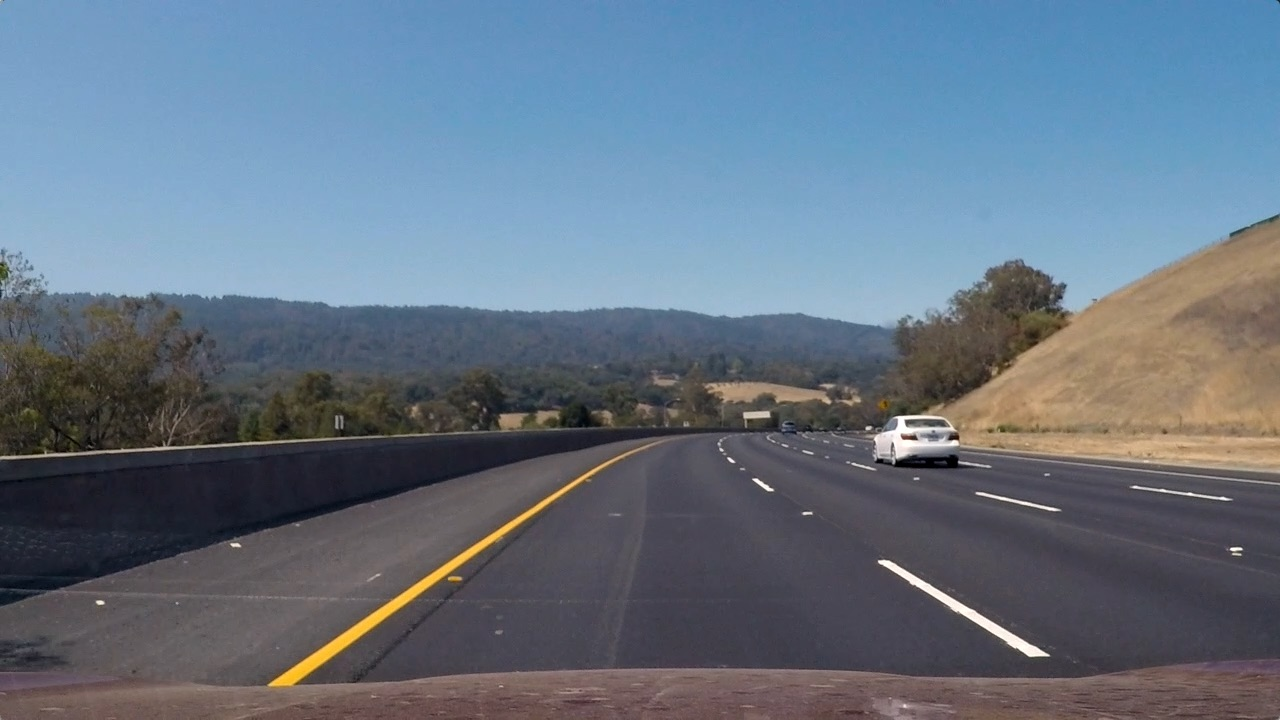
#> input picture examples/test3.jpg, 1280 x 720 px
$ python main.py   (older library calls are emulated)
#> lines starting #> are read from the running program, lines starting #| are printed output that depends on the picture; after the words box and inside, x2 and y2 are one past the last pixel; in counts of white or black regions, pixels touching at a corner belong together
### lane.py
"""Departure Warning System with a Monocular Camera"""

__author__ = "Junsheng Fu"
__email__ = "junsheng.fu@yahoo.com"
__date__ = "March 2017"


import numpy as np
import cv2
import matplotlib.pyplot as plt
from timeit import default_timer as timer
from calibration import load_calibration
from copy import copy


class Lane():
    def __init__(self):
        # was the line detected in the last frame or not
        self.detected = False
        #x values for detected line pixels
        self.cur_fitx = None
        #y values for detected line pixels
        self.cur_fity = None
        # x values of the last N fits of the line
        self.prev_fitx = []
        #polynomial coefficients for the most recent fit
        self.current_poly = [np.array([False])]
        #best polynomial coefficients for the last iteration
        self.prev_poly = [np.array([False])]

    # [15 lines left out: functions average_pre_lanes, append_fitx, process, not called in this run]


left_lane = Lane()
right_lane = Lane()
frame_width = 1280
frame_height = 720

LANEWIDTH = 3.7  # highway lane width in US: 3.7 meters
input_scale = 4
output_frame_scale = 4
N = 4 # buffer previous N lines

# fullsize:1280x720
x = [194, 1117, 705, 575]
y = [719, 719, 461, 461]
X = [290, 990, 990, 290]
Y = [719, 719, 0, 0]

src = np.floor(np.float32([[x[0], y[0]], [x[1], y[1]],[x[2], y[2]], [x[3], y[3]]]) / input_scale)
dst = np.floor(np.float32([[X[0], Y[0]], [X[1], Y[1]],[X[2], Y[2]], [X[3], Y[3]]]) / input_scale)

M = cv2.getPerspectiveTransform(src, dst)
M_inv = cv2.getPerspectiveTransform(dst, src)

# Only for creating the final video visualization
X_b = [574, 706, 706, 574]
Y_b = [719, 719, 0, 0]
src_ = np.floor(np.float32([[x[0], y[0]], [x[1], y[1]],[x[2], y[2]], [x[3], y[3]]]) / (input_scale*2))
dst_ = np.floor(np.float32([[X_b[0], Y_b[0]], [X_b[1], Y_b[1]],[X_b[2], Y_b[2]], [X_b[3], Y_b[3]]]) / (input_scale*2))
M_b = cv2.getPerspectiveTransform(src_, dst_)
# Only for creating the final video visualization

# Threshold for color and gradient thresholding
s_thresh, sx_thresh, dir_thresh, m_thresh, r_thresh = (120, 255), (20, 100), (0.7, 1.3), (30, 100), (200, 255)

# load the calibration
calib_file = 'camera_cal/calibration_pickle.p'
mtx, dist = load_calibration(calib_file)
#> (reads camera_cal/calibration_pickle.p from the repository)


def abs_sobel_thresh(img, orient='x', sobel_kernel=3, thresh=(0, 255)):

    # Apply the following steps to img
    # 1) Convert to grayscale
    gray = cv2.cvtColor(img, cv2.COLOR_RGB2GRAY)

    # 2) Take the derivative in x or y given orient = 'x' or 'y'
    # 3) Take the absolute value of the derivative or gradient
    if orient == 'x':
        abs_sobel = np.absolute(cv2.Sobel(gray, cv2.CV_64F, 1, 0, ksize=sobel_kernel))
    if orient == 'y':
        abs_sobel = np.absolute(cv2.Sobel(gray, cv2.CV_64F, 0, 1, ksize=sobel_kernel))

    # 4) Scale to 8-bit (0 - 255) then convert to type = np.uint8
    scaled_sobel = np.uint8(255.*abs_sobel/np.max(abs_sobel))

    # 5) Create a mask of 1's where the scaled gradient magnitude
    # is > thresh_min and < thresh_max
    binary_output = np.zeros_like(scaled_sobel)
    binary_output[(scaled_sobel >= thresh[0]) & (scaled_sobel <= thresh[1])] = 1

    return binary_output


# [22 lines left out: function mag_thresh, not called in this run]


def dir_threshold(img, sobel_kernel=3, thresh=(0, np.pi/2)):
    """ threshold according to the direction of the gradient

    :param img:
    :param sobel_kernel:
    :param thresh:
    :return:
    """

    # Apply the following steps to img
    # 1) Convert to grayscale
    gray = cv2.cvtColor(img, cv2.COLOR_RGB2GRAY)

    # 2) Take the gradient in x and y separately
    sobelx = cv2.Sobel(gray, cv2.CV_64F, 1, 0, ksize=sobel_kernel)
    sobely = cv2.Sobel(gray, cv2.CV_64F, 0, 1, ksize=sobel_kernel)

    # 3) Take the absolute value of the x and y gradients
    # 4) Use np.arctan2(abs_sobely, abs_sobelx) to calculate the direction of the gradient
    absgraddir = np.arctan2(np.absolute(sobely), np.absolute(sobelx))

    # 5) Create a binary mask where direction thresholds are met
    binary_output =  np.zeros_like(absgraddir)
    binary_output[(absgraddir >= thresh[0]) & (absgraddir <= thresh[1])] = 1

    return binary_output


# [12 lines left out: function gradient_pipeline, not called in this run]


def threshold_col_channel(channel, thresh):

    binary = np.zeros_like(channel)
    binary[(channel >= thresh[0]) & (channel <= thresh[1])] = 1

    return binary


def find_edges(img, s_thresh=s_thresh, sx_thresh=sx_thresh, dir_thresh=dir_thresh):

    img = np.copy(img)
    # Convert to HSV color space and threshold the s channel
    hls = cv2.cvtColor(img, cv2.COLOR_BGR2HLS).astype(np.float)
    s_channel = hls[:,:,2]
    s_binary = threshold_col_channel(s_channel, thresh=s_thresh)

    # Sobel x
    sxbinary = abs_sobel_thresh(img, orient='x', sobel_kernel=3, thresh=sx_thresh)
    # mag_binary = mag_thresh(img, sobel_kernel=3, thresh=m_thresh)
    # # gradient direction
    dir_binary = dir_threshold(img, sobel_kernel=3, thresh=dir_thresh)
    #
    # # output mask
    combined_binary = np.zeros_like(s_channel)
    combined_binary[(( (sxbinary == 1) & (dir_binary==1) ) | ( (s_binary == 1) & (dir_binary==1) ))] = 1

    # add more weights for the s channel
    c_bi = np.zeros_like(s_channel)
    c_bi[( (sxbinary == 1) & (s_binary==1) )] = 2

    ave_binary = (combined_binary + c_bi)

    return ave_binary


def warper(img, M):

    # Compute and apply perspective transform
    img_size = (img.shape[1], img.shape[0])
    warped = cv2.warpPerspective(img, M, img_size, flags=cv2.INTER_NEAREST)  # keep same size as input image

    return warped


## fit the lane line
def full_search(binary_warped, visualization=False):

    histogram = np.sum(binary_warped[binary_warped.shape[0]/2:,:], axis=0)
    # Create an output image to draw on and  visualize the result
    out_img = np.dstack((binary_warped, binary_warped, binary_warped))*255
    out_img = out_img.astype('uint8')

    # Find the peak of the left and right halves of the histogram
    # These will be the starting point for the left and right lines
    midpoint = np.int(histogram.shape[0]/2)
    leftx_base = np.argmax(histogram[:midpoint])
    rightx_base = np.argmax(histogram[midpoint:]) + midpoint

    # Choose the number of sliding windows
    nwindows = 9
    # Set height of windows
    window_height = np.int(binary_warped.shape[0]/nwindows)
    # Identify the x and y positions of all nonzero pixels in the image
    nonzero = binary_warped.nonzero()
    nonzeroy = np.array(nonzero[0])
    nonzerox = np.array(nonzero[1])
    # Current positions to be updated for each window
    leftx_current = leftx_base
    rightx_current = rightx_base
    # Set the width of the windows +/- margin
    margin = np.floor(100/input_scale)
    # Set minimum number of pixels found to recenter window
    minpix = np.floor(50/input_scale)
    # Create empty lists to receive left and right lane pixel indices
    left_lane_inds = []
    right_lane_inds = []

    # Step through the windows one by one
    for window in range(nwindows):
        # Identify window boundaries in x and y (and right and left)
        win_y_low = binary_warped.shape[0] - (window+1)*window_height
        win_y_high = binary_warped.shape[0] - window*window_height
        win_xleft_low = leftx_current - margin
        win_xleft_high = leftx_current + margin
        win_xright_low = rightx_current - margin
        win_xright_high = rightx_current + margin
        # Draw the windows on the visualization image
        if visualization:
            cv2.rectangle(out_img,(int(win_xleft_low),int(win_y_low)),(int(win_xleft_high),int(win_y_high)),(0,255,0), 2)
            cv2.rectangle(out_img,(int(win_xright_low),int(win_y_low)),(int(win_xright_high),int(win_y_high)),(0,255,0), 2)

        # Identify the nonzero pixels in x and y within the window
        good_left_inds = ((nonzeroy >= win_y_low) & (nonzeroy < win_y_high) & (nonzerox >= win_xleft_low) & (nonzerox < win_xleft_high)).nonzero()[0]
        good_right_inds = ((nonzeroy >= win_y_low) & (nonzeroy < win_y_high) & (nonzerox >= win_xright_low) & (nonzerox < win_xright_high)).nonzero()[0]
        # Append these indices to the lists
        left_lane_inds.append(good_left_inds)
        right_lane_inds.append(good_right_inds)
        # If you found > minpix pixels, recenter next window on their mean position
        if len(good_left_inds) > minpix:
            leftx_current = np.int(np.mean(nonzerox[good_left_inds]))
        if len(good_right_inds) > minpix:
            rightx_current = np.int(np.mean(nonzerox[good_right_inds]))

    # Concatenate the arrays of indices
    left_lane_inds = np.concatenate(left_lane_inds)
    right_lane_inds = np.concatenate(right_lane_inds)

    # Extract left and right line pixel positions
    leftx = nonzerox[left_lane_inds]
    lefty = nonzeroy[left_lane_inds]
    rightx = nonzerox[right_lane_inds]
    righty = nonzeroy[right_lane_inds]

    # Fit a second order polynomial to each
    left_fit = np.polyfit(lefty, leftx, 2)
    right_fit = np.polyfit(righty, rightx, 2)
    # Visualization

    # Generate x and y values for plotting
    if visualization:
        ploty = np.linspace(0, binary_warped.shape[0]-1, binary_warped.shape[0] )
        left_fitx = left_fit[0]*ploty**2 + left_fit[1]*ploty + left_fit[2]
        right_fitx = right_fit[0]*ploty**2 + right_fit[1]*ploty + right_fit[2]

        out_img[nonzeroy[left_lane_inds], nonzerox[left_lane_inds]] = [255, 0, 0]
        out_img[nonzeroy[right_lane_inds], nonzerox[right_lane_inds]] = [0, 0, 255]
        # plt.subplot(1,2,1)
        plt.imshow(out_img)
        # plt.imshow(binary_warped)
        plt.plot(left_fitx, ploty, color='yellow')
        plt.plot(right_fitx, ploty, color='yellow')
        plt.xlim((0, frame_width / input_scale))
        plt.ylim((frame_height / input_scale, 0))
        plt.show()

    return left_fit, right_fit


# [228 lines left out: functions window_search, measure_lane_curvature, off_center, compute_car_offcenter, create_output_frame, tracker, not called in this run]


def detector(binary_sub, ploty, visualization=False):

    left_fit, right_fit = full_search(binary_sub, visualization=visualization)

    left_fitx = left_fit[0] * ploty**2 + left_fit[1] * ploty + left_fit[2]
    right_fitx = right_fit[0] * ploty**2 + right_fit[1] * ploty + right_fit[2]
    std_value = np.std(right_fitx - left_fitx)
    if std_value < (85 /input_scale):
        left_lane.current_poly = left_fit
        right_lane.current_poly = right_fit
        left_lane.cur_fitx = left_fitx
        right_lane.cur_fitx = right_fitx
        left_lane.detected = True
        right_lane.detected = True
    else:
        left_lane.current_poly = left_lane.prev_poly
        right_lane.current_poly = right_lane.prev_poly
        if len(left_lane.prev_fitx) > 0:
            left_lane.cur_fitx = left_lane.prev_fitx[-1]
            right_lane.cur_fitx = right_lane.prev_fitx[-1]
        else:
            left_lane.cur_fitx = left_fitx
            right_lane.cur_fitx = right_fitx
        left_lane.detected = False
        right_lane.detected = False


def process_frame(img, visualization=False):

    start = timer()
    # resize the input image according to scale
    img_undist_ = cv2.undistort(img, mtx, dist, None, mtx)
    img_undist = cv2.resize(img_undist_, (0,0), fx=1/input_scale, fy=1/input_scale)

    # find the binary image of lane/edges
    img_binary = find_edges(img_undist)

    # warp the image to bird view
    binary_warped = warper(img_binary, M)  # get binary image contains edges

    # crop the binary image
    binary_sub = np.zeros_like(binary_warped)
    binary_sub[:, int(150/input_scale):int(-80/input_scale)]  = binary_warped[:, int(150/input_scale):int(-80/input_scale)]

    # start detector or tracker to find the lanes
    ploty = np.linspace(0, binary_warped.shape[0]-1, binary_warped.shape[0])
    if left_lane.detected:  # start tracker
        tracker(binary_sub, ploty, visualization)
    else:  # start detector
        detector(binary_sub, ploty, visualization)

    # average among the previous N frames to get the averaged lanes
    left_lane.process(ploty)
    right_lane.process(ploty)

    # measure the lane curvature
    curvature, curve_direction = measure_lane_curvature(ploty, left_lane.mean_fitx, right_lane.mean_fitx)

    # compute the car's off-center in meters
    offcenter, pts = compute_car_offcenter(ploty, left_lane.mean_fitx, right_lane.mean_fitx, img_undist)

    # compute the processing frame rate
    end = timer()
    fps = 1.0 / (end - start)

    # combine all images into final video output (only for visualization purpose)
    output = create_output_frame(offcenter, pts, img_undist_, fps, curvature, curve_direction, binary_sub)
    return output

### calibration.py
"""calibration.py: Calibration the cameras and save the calibration results."""

__author__ = "Junsheng Fu"
__email__ = "junsheng.fu@yahoo.com"
__date__ = "March 2017"

import numpy as np
import cv2
import glob
import pickle
import matplotlib.pyplot as plt
from os import path


# [53 lines left out: function calibrate_camera, not called in this run]


def load_calibration(calib_file):
    """

    :param calib_file:
    :return: mtx and dist
    """
    with open(calib_file, 'rb') as file:
        # print('load calibration data')
        data= pickle.load(file)
        mtx = data['mtx']       # calibration matrix
        dist = data['dist']     # distortion coefficients

    return mtx, dist


# [28 lines left out: function undistort_image, not called in this run]


# [7 lines that do not run on import are left out]

### main.py
"""Departure Warning System with a Monocular Camera"""

__author__ = "Junsheng Fu"
__email__ = "junsheng.fu@yahoo.com"
__date__ = "March 2017"


from lane import *
from moviepy.editor import VideoFileClip


if __name__ == "__main__":

    demo = 1 # 1: image, 2 video

    if demo == 1:
        imagepath = 'examples/test3.jpg'
        img = cv2.imread(imagepath)
#> img is the input picture: shape (720, 1280, 3); mean B, G, R 130.7, 115.3, 101.1
        img_aug = process_frame(img)
#> in find_edges, `s_channel = hls[:,:,2]`:
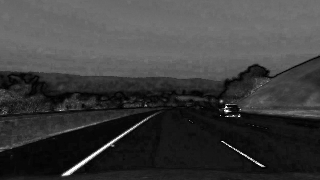
#> s_channel: shape (180, 320) float64; min 0, max 255, mean 61.5
#> in find_edges, `s_binary = threshold_col_channel(s_channel, thresh=s_thresh)`:
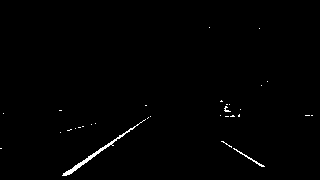
#> s_binary: shape (180, 320) float64; values 0 (black) and 1 (white), 0.75% white in thin lines or dots, all inside (x1, y1, x2, y2) = (0, 27, 313, 176)
#> in abs_sobel_thresh, `gray = cv2.cvtColor(img, cv2.COLOR_RGB2GRAY)`:
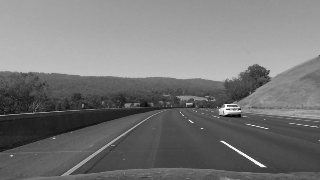
#> gray: shape (180, 320); min 1, max 254, mean 119
#> in find_edges, `sxbinary = abs_sobel_thresh(img, orient='x', sobel_kernel=3, thresh=sx..`: sxbinary: shape (180, 320); values 0 (black) and 1 (white), 7.1% white in thin lines or dots, all inside (x1, y1, x2, y2) = (1, 54, 319, 180)
#> in dir_threshold, `sobely = cv2.Sobel(gray, cv2.CV_64F, 0, 1, ksize=sobel_kernel)`:
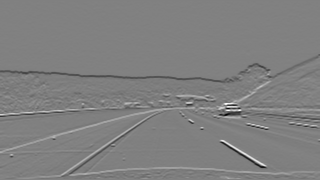
#> sobely: shape (180, 320) float64; min -836, max 822, mean -2.7; drawn with min black and max white
#> in dir_threshold, `absgraddir = np.arctan2(np.absolute(sobely), np.absolute(sobelx))`:
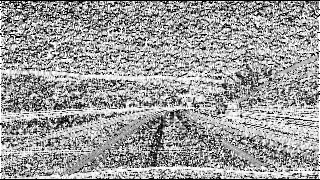
#> absgraddir: shape (180, 320) float64; min 0, max 1.57, mean 0.968; drawn with min black and max white
#> in find_edges, `dir_binary = dir_threshold(img, sobel_kernel=3, thresh=dir_thresh)`:
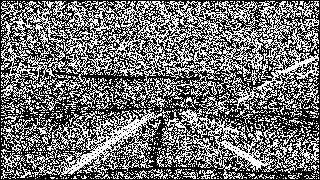
#> dir_binary: shape (180, 320) float64; values 0 (black) and 1 (white), 44.1% white in thin lines or dots
#> in warper, `warped = cv2.warpPerspective(img, M, img_size, flags=cv2.INTER_NEAREST)`:
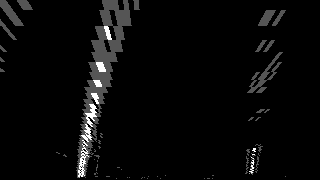
#> warped: shape (180, 320) float64; min 0, max 3, mean 0.104; drawn with min black and max white
#> (the run stopped early here; a loop or call above may not have finished)
